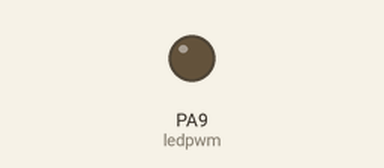
Recording of a sketch running on a simulated STM32 Blue Pill. On the bench: output pins drawn as LEDs (lit = HIGH).

Above: at 1.5 s.
At 9.0 s:
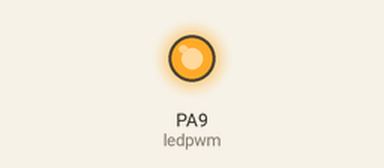
Timing chart, 0 to 19.5 s (numbered marks = the images above):
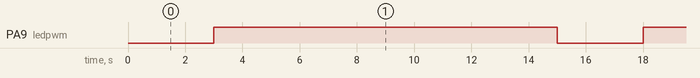

The sketch:

pwm_stm32.ino
```cpp
int ledpwm = PA9;
void setup() {
  pinMode(ledpwm, OUTPUT);
}

void loop() {
  analogWrite(ledpwm, 0);//0
  delay(3000);
  analogWrite(ledpwm, 16384);//25%
  delay(3000);
  analogWrite(ledpwm, 32768);//50%
  delay(3000);
  analogWrite(ledpwm, 49152);//75%
  delay(3000);
  analogWrite(ledpwm, 65535);//100%
  delay(3000);
}
```

Measured:
- by itself, PA9 (ledpwm): alternates HIGH for 12.0 s and LOW for 3.0 s
